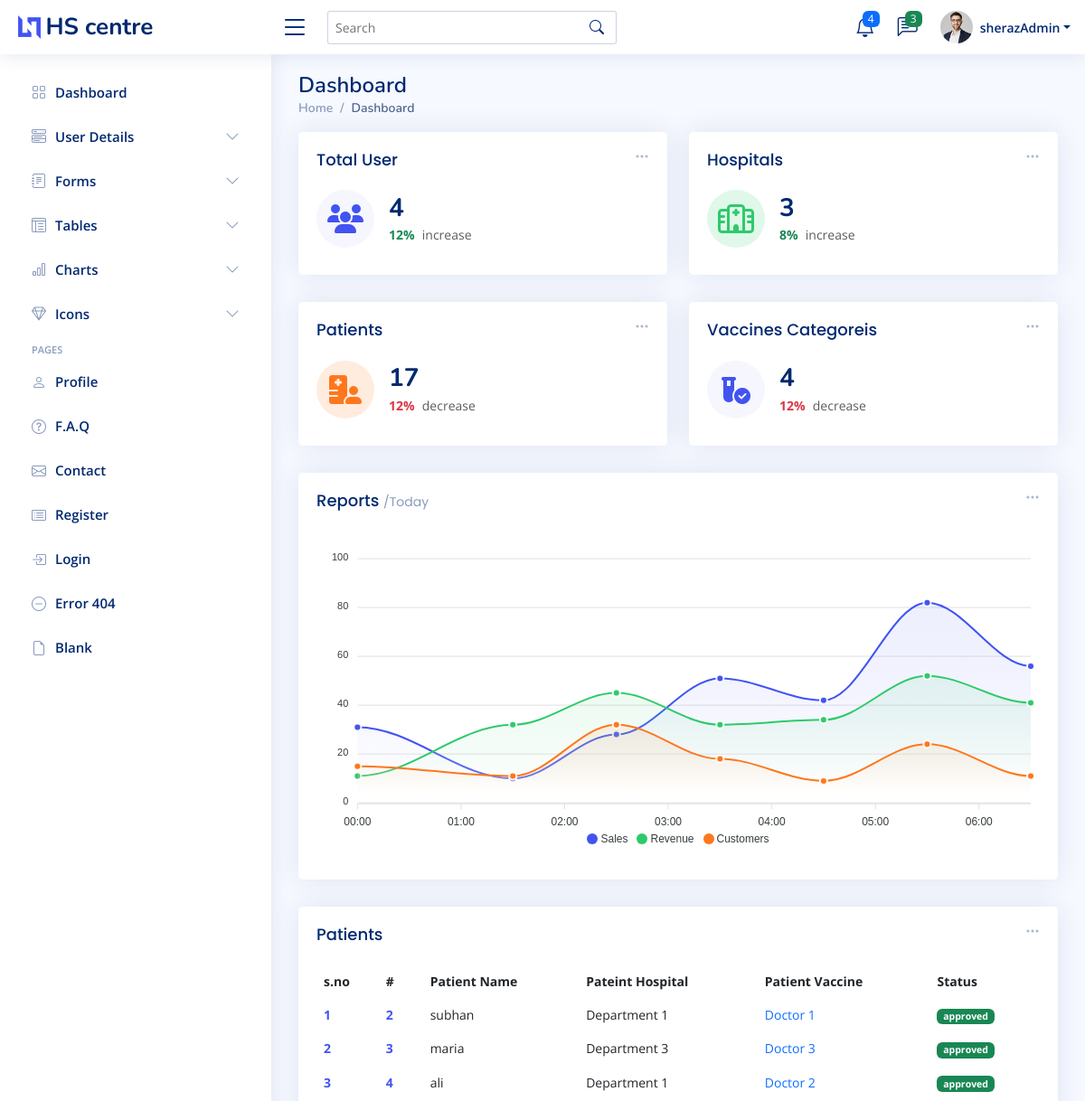
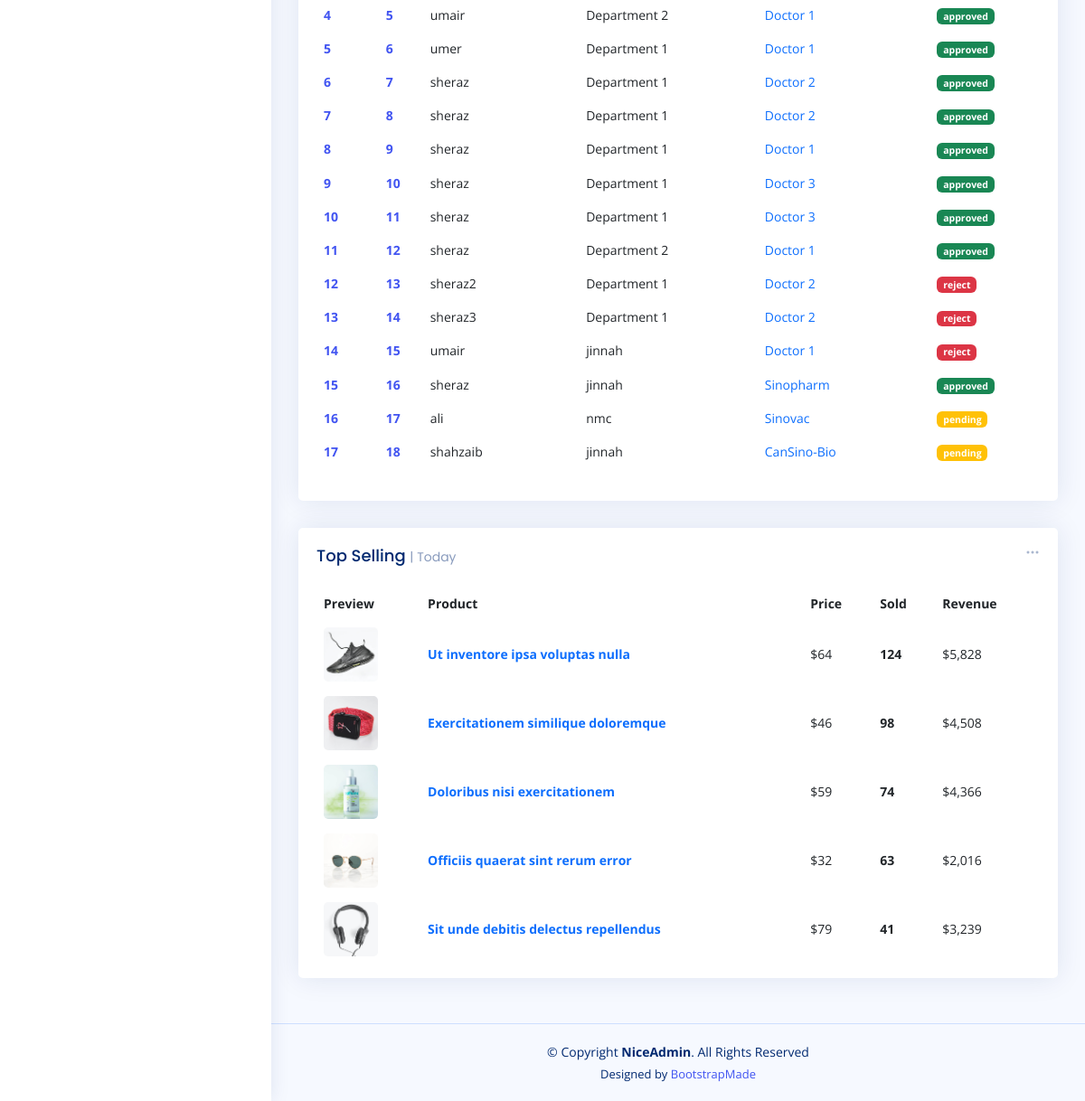
Screenshot of /admin-index.php (signed in) with the database file from the repository (2 pictures, top to bottom).
### tables this page shows
CREATE TABLE `reg_patient` (
  `patient_id` int(11) NOT NULL,
  `patient_name` varchar(200) NOT NULL,
  `patient_email` varchar(200) NOT NULL,
  `patient_phone` varchar(255) NOT NULL,
  `patient_cnic` varchar(255) NOT NULL,
  `patient_age` varchar(22) NOT NULL,
  `patient_select_hos` varchar(222) NOT NULL,
  `patient_gender` varchar(222) NOT NULL,
  `patient_vacc` varchar(222) NOT NULL,
  `patient_app_day` varchar(222) NOT NULL,
  `patient_status` varchar(222) NOT NULL
);

### admin-index.php (the view, shortened to what this page needs)
<?php
require 'conn.php';
$fetch_userQ = "SELECT * FROM `user`";
$fetch_user = mysqli_query($conn,$fetch_userQ);
$totalUser = mysqli_num_rows($fetch_user);
$fetch_HospitalQ = "SELECT * FROM `reg_hospital`";
$fetch_Hospital = mysqli_query($conn,$fetch_HospitalQ);
$totalHospital = mysqli_num_rows($fetch_Hospital);
$fetch_PatientQ = "SELECT * FROM `reg_patient`";
$fetch_Patient = mysqli_query($conn,$fetch_PatientQ);
$totalPatient = mysqli_num_rows($fetch_Patient);
$fetch_vaccineQ = "SELECT * FROM `vaccine`";
$fetch_vaccine = mysqli_query($conn,$fetch_vaccineQ);
$totalvaccine = mysqli_num_rows($fetch_vaccine);
?>
<!DOCTYPE html>
<html lang="en">
<head>
  <?php require './component/_admin_link.php'?>
</head>
<body>
<?php require './component/_admin_nav.php';?>
  <main id="main" class="main " >
    <div class="pagetitle ">
      <h1>Dashboard</h1>
      <nav>
        <ol class="breadcrumb">
          <li class="breadcrumb-item"><a href="admin-index.php">Home</a></li>
          <li class="breadcrumb-item active">Dashboard</li>
        </ol>
      </nav>
    </div>
    <section class="section dashboard ">
      <div class="row ">
        <div class="col-lg-12">
          <div class="row ">
            <div class="col-xxl-4 col-md-6  w-50">
              <div class="card info-card sales-card">
                <div class="filter">
                  <a class="icon" href="#" data-bs-toggle="dropdown"><i class="bi bi-three-dots"></i></a>
                </div>
                <div class="card-body">
                  <h5 class="card-title">Total User</h5>
                  <div class="d-flex align-items-center">
                    <div class="card-icon rounded-circle d-flex align-items-center justify-content-center">
                    <i class="fa-solid fa-users"></i>
                    </div>
                    <div class="ps-3">
                      <h6><?=$totalUser?></h6>
                      <span class="text-success small pt-1 fw-bold">12%</span> <span class="text-muted small pt-2 ps-1">increase</span>
                    </div>
                  </div>
                </div>
              </div>
            </div>
            <div class="col-xxl-4 col-md-6  w-50">
              <div class="card info-card revenue-card">
                <div class="filter">
                  <a class="icon" href="#" data-bs-toggle="dropdown"><i class="bi bi-three-dots"></i></a>
                </div>
                <div class="card-body">
                  <h5 class="card-title">Hospitals<span></span></h5>
                  <div class="d-flex align-items-center">
                    <div class="card-icon rounded-circle d-flex align-items-center justify-content-center">
                    <i class="fa-regular fa-hospital"></i>
                    </div>
                    <div class="ps-3">
                      <h6><?=$totalHospital?></h6>
                      <span class="text-success small pt-1 fw-bold">8%</span> <span class="text-muted small pt-2 ps-1">increase</span>
                    </div>
                  </div>
                </div>
              </div>
            </div>
<div class="col-xxl-4 col-xl-12 w-50">
<div class="card info-card customers-card">
  <div class="filter">
    <a class="icon" href="#" data-bs-toggle="dropdown"><i class="bi bi-three-dots"></i></a>
  </div>
  <div class="card-body">
    <h5 class="card-title">Patients </h5>
    <div class="d-flex align-items-center">
      <div class="card-icon rounded-circle d-flex align-items-center justify-content-center">
      <i class="fa-solid fa-hospital-user"></i>
      </div>
      <div class="ps-3">
        <h6><?=$totalPatient?></h6>
        <span class="text-danger small pt-1 fw-bold">12%</span> <span class="text-muted small pt-2 ps-1">decrease</span>
      </div>
    </div>
  </div>
</div>
</div>
<div class="col-xxl-4 col-xl-12 w-50">
<div class="card info-card sales-card">
  <div class="filter">
    <a class="icon" href="#" data-bs-toggle="dropdown"><i class="bi bi-three-dots"></i></a>
  </div>
  <div class="card-body">
    <h5 class="card-title">Vaccines Categoreis </h5>
    <div class="d-flex align-items-center">
      <div class="card-icon rounded-circle d-flex align-items-center justify-content-center">
      <i class="fa-solid fa-vial-circle-check"></i>
      </div>
      <div class="ps-3">
        <h6><?=$totalvaccine?></h6>
        <span class="text-danger small pt-1 fw-bold">12%</span> <span class="text-muted small pt-2 ps-1">decrease</span>
      </div>
    </div>
  </div>
</div>
</div>
            <div class="col-12 ">
              <div class="card">
                <div class="filter">
                  <a class="icon" href="#" data-bs-toggle="dropdown"><i class="bi bi-three-dots"></i></a>
                </div>
                <div class="card-body">
                  <h5 class="card-title">Reports <span>/Today</span></h5>
                  <div id="reportsChart"></div>
                </div>
              </div>
            </div>
            <div class="col-12" >
              <div class="card recent-sales overflow-auto">
                <div class="filter">
                  <a class="icon" href="#" data-bs-toggle="dropdown"><i class="bi bi-three-dots"></i></a>
                </div>
                <div class="card-body">
                  <h5 class="card-title">Patients </h5>
                  <table class="table table-borderless datatable" id="dowload_pdf">
                    <thead>
                      <tr>
                        <th scope="col">s.no</th>
                        <th scope="col">#</th>
                        <th scope="col">Patient Name</th>
                        <th scope="col">Pateint Hospital</th>
                        <th scope="col">Patient Vaccine</th>
                        <th scope="col">Status</th>
                      </tr>
                    </thead>
                    <tbody>
                    <?php
                    if($totalPatient > 0){
                      while($patient_data = mysqli_fetch_assoc($fetch_Patient)){
                        $i+=1;
                        if($patient_data['patient_status'] == 'Approved' || $patient_data['patient_status'] == 'approved'){
                          echo '<tr>
                          <th scope="row"><a href="#">'.$i.'</a></th>
                          <th scope="row"><a href="#">'.$patient_data['patient_id'].'</a></th>
                          <td>'.$patient_data['patient_name'].'</td>
                          <td>'.$patient_data['patient_select_hos'].'</td>
                          <td><a href="#" class="text-primary">'.$patient_data['patient_vacc'].'</a></td>
                          <td><span class="badge bg-success">'.$patient_data['patient_status'].'</span></td>
                        </tr>';
                        }
                        if($patient_data['patient_status'] == 'Reject' || $patient_data['patient_status'] == 'reject'){
                          echo '<tr>
                          <th scope="row"><a href="#">'.$i.'</a></th>
                          <th scope="row"><a href="#">'.$patient_data['patient_id'].'</a></th>
                          <td>'.$patient_data['patient_name'].'</td>
                          <td>'.$patient_data['patient_select_hos'].'</td>
                          <td><a href="#" class="text-primary">'.$patient_data['patient_vacc'].'</a></td>
                          <td><span class="badge bg-danger">'.$patient_data['patient_status'].'</span></td>
                        </tr>';
                        }
                        if($patient_data['patient_status'] == ''){
                          echo '<tr>
                          <th scope="row"><a href="#">'.$i.'</a></th>
                          <th scope="row"><a href="#">'.$patient_data['patient_id'].'</a></th>
                          <td>'.$patient_data['patient_name'].'</td>
                          <td>'.$patient_data['patient_select_hos'].'</td>
                          <td><a href="#" class="text-primary">'.$patient_data['patient_vacc'].'</a></td>
                          <td><span class="badge bg-warning">pending</span></td>
                        </tr>';
                        }
                        }
                    }
                    ?>
                    </tbody>
                  </table>
                </div>
              </div>
            </div>
            <div class="col-12 ">
              <div class="card top-selling overflow-auto">
                <div class="filter">
                  <a class="icon" href="#" data-bs-toggle="dropdown"><i class="bi bi-three-dots"></i></a>
                </div>
                <div class="card-body pb-0">
                  <h5 class="card-title">Top Selling <span>| Today</span></h5>
                  <table class="table table-borderless">
                    <thead>
                      <tr>
                        <th scope="col">Preview</th>
                        <th scope="col">Product</th>
                        <th scope="col">Price</th>
                        <th scope="col">Sold</th>
                        <th scope="col">Revenue</th>
                      </tr>
                    </thead>
                    <tbody>
                      <tr>
                        <th scope="row"><a href="#"><img src="assets/img/product-1.jpg" alt=""></a></th>
                        <td><a href="#" class="text-primary fw-bold">Ut inventore ipsa voluptas nulla</a></td>
                        <td>$64</td>
                        <td class="fw-bold">124</td>
                        <td>$5,828</td>
                      </tr>
                      <tr>
                        <th scope="row"><a href="#"><img src="assets/img/product-2.jpg" alt=""></a></th>
                        <td><a href="#" class="text-primary fw-bold">Exercitationem similique doloremque</a></td>
                        <td>$46</td>
                        <td class="fw-bold">98</td>
                        <td>$4,508</td>
                      </tr>
                      <tr>
                        <th scope="row"><a href="#"><img src="assets/img/product-3.jpg" alt=""></a></th>
                        <td><a href="#" class="text-primary fw-bold">Doloribus nisi exercitationem</a></td>
                        <td>$59</td>
                        <td class="fw-bold">74</td>
                        <td>$4,366</td>
                      </tr>
                      <tr>
                        <th scope="row"><a href="#"><img src="assets/img/product-4.jpg" alt=""></a></th>
                        <td><a href="#" class="text-primary fw-bold">Officiis quaerat sint rerum error</a></td>
                        <td>$32</td>
                        <td class="fw-bold">63</td>
                        <td>$2,016</td>
                      </tr>
                      <tr>
                        <th scope="row"><a href="#"><img src="assets/img/product-5.jpg" alt=""></a></th>
                        <td><a href="#" class="text-primary fw-bold">Sit unde debitis delectus repellendus</a></td>
                        <td>$79</td>
                        <td class="fw-bold">41</td>
                        <td>$3,239</td>
                      </tr>
                    </tbody>
                  </table>
                </div>
              </div>
            </div>
          </div>
        </div>
      </div>
    </section>
  </main>
  <footer id="footer" class="footer">
    <div class="copyright">
      &copy; Copyright <strong><span>NiceAdmin</span></strong>. All Rights Reserved
    </div>
    <div class="credits">
      Designed by <a href="https://bootstrapmade.com/">BootstrapMade</a>
    </div>
  </footer>
</body>
</html>

### assets_admin/css/style.css (style rules this page uses)
:root { scroll-behavior: smooth; }
body { font-family: "Open Sans", sans-serif; background: #f6f9ff; color: #444444; }
h1, h2, h3, h4, h5, h6 { font-family: "Nunito", sans-serif; }
#main { margin-top: 60px; padding: 20px 30px; transition: all 0.3s; }
.pagetitle { margin-bottom: 10px; }
.pagetitle h1 { font-size: 24px; margin-bottom: 0; font-weight: 600; color: #012970; }
.card { margin-bottom: 30px; border: none; border-radius: 5px; box-shadow: 0px 0 30px rgba(1, 41, 112, 0.1); }
.card-title { padding: 20px 0 15px 0; font-size: 18px; font-weight: 500; color: #012970; font-family: "Poppins", sans-serif; }
.card-title span { color: #899bbd; font-size: 14px; font-weight: 400; }
.card-body { padding: 0 20px 20px 20px; }
.breadcrumb { font-size: 14px; font-family: "Nunito", sans-serif; color: #899bbd; font-weight: 600; }
.breadcrumb a { color: #899bbd; transition: 0.3s; }
.breadcrumb .breadcrumb-item::before { color: #899bbd; }
.breadcrumb .active { color: #51678f; font-weight: 600; }
@media (min-width: 1200px) { #main, #footer { margin-left: 300px; } }
.dashboard .filter { position: absolute; right: 0px; top: 15px; }
.dashboard .filter .icon { color: #aab7cf; padding-right: 20px; padding-bottom: 5px; transition: 0.3s; font-size: 16px; }
.dashboard .info-card { padding-bottom: 10px; }
.dashboard .info-card h6 { font-size: 28px; color: #012970; font-weight: 700; margin: 0; padding: 0; }
.dashboard .card-icon { font-size: 32px; line-height: 0; width: 64px; height: 64px; flex-shrink: 0; flex-grow: 0; }
.dashboard .sales-card .card-icon { color: #4154f1; background: #f6f6fe; }
.dashboard .revenue-card .card-icon { color: #2eca6a; background: #e0f8e9; }
.dashboard .customers-card .card-icon { color: #ff771d; background: #ffecdf; }
.dashboard .recent-sales { font-size: 14px; }
.dashboard .recent-sales .table thead { background: #f6f6fe; }
.dashboard .recent-sales .table thead th { border: 0; }
.dashboard .top-selling { font-size: 14px; }
.dashboard .top-selling .table thead { background: #f6f6fe; }
.dashboard .top-selling .table thead th { border: 0; }
.dashboard .top-selling .table tbody td { vertical-align: middle; }
.dashboard .top-selling img { border-radius: 5px; max-width: 60px; }
.footer { padding: 20px 0; font-size: 14px; transition: all 0.3s; border-top: 1px solid #cddfff; }
.footer .copyright { text-align: center; color: #012970; }
.footer .credits { padding-top: 5px; text-align: center; font-size: 13px; color: #012970; }

### rows the page displays
reg_patient: patient_id "2", patient_name "subhan", patient_select_hos "Department 1", patient_vacc "Doctor 1", patient_status "approved"
reg_patient: patient_id "3", patient_name "maria", patient_select_hos "Department 3", patient_vacc "Doctor 3", patient_status "approved"
reg_patient: patient_id "4", patient_name "ali", patient_select_hos "Department 1", patient_vacc "Doctor 2", patient_status "approved"
reg_patient: patient_id "5", patient_name "umair", patient_select_hos "Department 2", patient_vacc "Doctor 1", patient_status "approved"
reg_patient: patient_id "6", patient_name "umer", patient_select_hos "Department 1", patient_vacc "Doctor 1", patient_status "approved"
reg_patient: patient_id "7", patient_name "sheraz", patient_select_hos "Department 1", patient_vacc "Doctor 2", patient_status "approved"
reg_patient: patient_id "8", patient_name "sheraz", patient_select_hos "Department 1", patient_vacc "Doctor 2", patient_status "approved"
reg_patient: patient_id "9", patient_name "sheraz", patient_select_hos "Department 1", patient_vacc "Doctor 1", patient_status "approved"
reg_patient: patient_id "10", patient_name "sheraz", patient_select_hos "Department 1", patient_vacc "Doctor 3", patient_status "approved"
reg_patient: patient_id "11", patient_name "sheraz", patient_select_hos "Department 1", patient_vacc "Doctor 3", patient_status "approved"
reg_patient: patient_id "12", patient_name "sheraz", patient_select_hos "Department 2", patient_vacc "Doctor 1", patient_status "approved"
reg_patient: patient_id "13", patient_name "sheraz2", patient_select_hos "Department 1", patient_vacc "Doctor 2", patient_status "reject"
reg_patient: patient_id "14", patient_name "sheraz3", patient_select_hos "Department 1", patient_vacc "Doctor 2", patient_status "reject"
reg_patient: patient_id "15", patient_name "umair", patient_select_hos "jinnah", patient_vacc "Doctor 1", patient_status "reject"
reg_patient: patient_id "16", patient_name "sheraz", patient_select_hos "jinnah", patient_vacc "Sinopharm", patient_status "approved"
reg_patient: patient_id "17", patient_name "ali", patient_select_hos "nmc", patient_vacc "Sinovac"
reg_patient: patient_id "18", patient_name "shahzaib", patient_select_hos "jinnah", patient_vacc "CanSino-Bio"

### other values shown
$_SESSION['admin_name'] "sherazAdmin"
$totalUser "4"
$totalHospital "3"
$totalPatient "17"
$totalvaccine "4"
